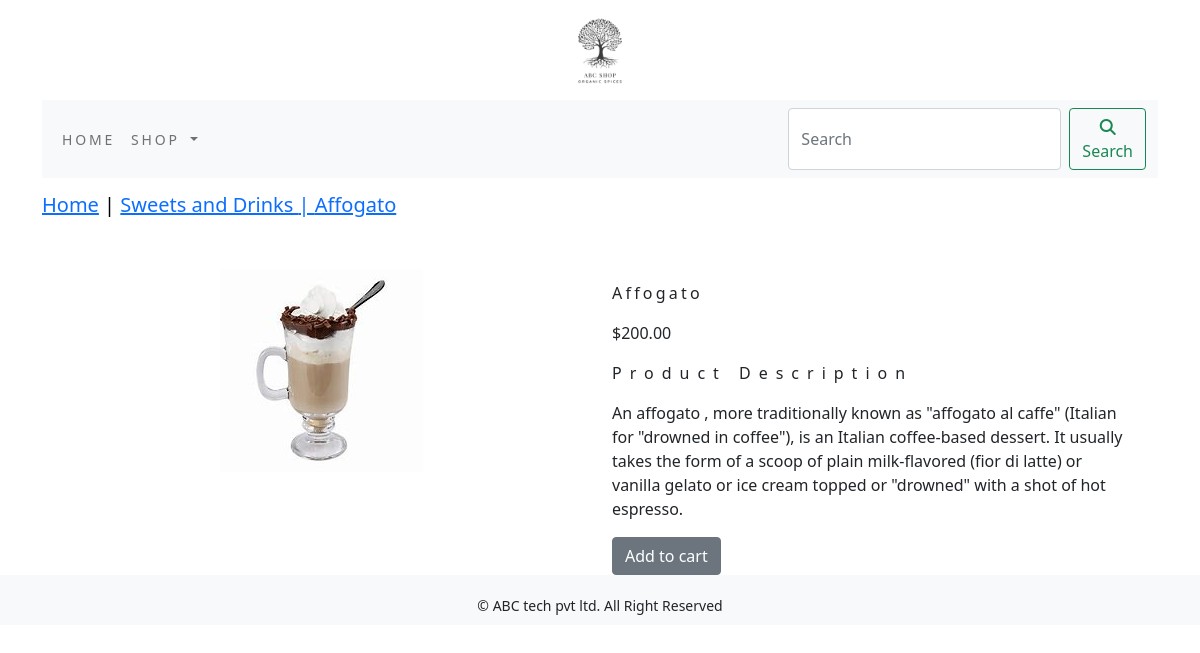
/shop/beans-sweets/coffee-filled-caramel/, run on the app's committed database.
### shop/models.py (models this page shows, shortened)
class Product(models.Model):
    name = models.CharField(max_length=250, unique=True)
    slug = models.SlugField(max_length=250, unique=True)
    description = models.TextField(blank=True)
    price = models.DecimalField(max_digits=10, decimal_places=2)
    category = models.ForeignKey(Category, on_delete=models.CASCADE)
    image = models.ImageField(upload_to='product', blank=True)
    stock = models.IntegerField()
    available = models.BooleanField(default=True)
    created = models.DateTimeField(auto_now_add=True)
    updated = models.DateTimeField(auto_now=True)
    class Meta:
        ordering = ('name',)
        verbose_name = 'product'
        verbose_name_plural = 'products'

class Category(models.Model):
    name = models.CharField(max_length=250, unique=True)
    slug = models.SlugField(max_length=250, unique=True)
    description = models.TextField(blank=True)
    image = models.ImageField(upload_to='category', blank=True)
    class Meta:
        ordering = ('name',)
        verbose_name = 'category'
        verbose_name_plural = 'categories'
    def get_url(self):
        return reverse('shop:products_by_category', args=[self.slug])
    def __str__(self):
        return '{}'.format(self.name)

### shop/views.py (the view)
# urls.py: path('<slug:c_slug>/<slug:product_slug>/', views.proDetail, name='prodCatDetail')
def proDetail(request, c_slug, product_slug):
    try:
        product = Product.objects.get(category__slug=c_slug, slug=product_slug)
    except Exception as e:
        raise e
    return render(request, 'product.html', {'product': product})

### cart/context_processors.py (called while the page is built)
def counter(request):
    item_count=0
    if 'admin'  in request.path:
        return {}
    else:
        try:
            cart=Cart.objects.filter(cart_id=_cart_id(request))
            cart_item=CartItem.objects.all().filter(cart=cart[:1])
            for cart_item in cart_item:
                item_count += cart_item.quantity
        except Cart.DoesNotExist:
            item_count=0
    return dict(item_count=item_count)

### cart/views.py (called while the page is built)
def _cart_id(request):
    cart = request.session.session_key
    if not cart:
        cart = request.session.create()
    return cart

### shop/context_processors.py (called while the page is built)
def menu_links(request):
    links = Category.objects.all()
    return dict(links=links)

### templates/product.html (shortened to what this page needs)
{% extends 'base.html' %}
{% load static %}
{% block content %}
<div class="row my_product_row_class">
    <div class="mx_auto">
        <h5><a href="{% url 'shop:allProdCat' %}">Home</a> | <a href="{{product.category.get_url}}">{{product.category}} | {{product.name}}</a></h5>
    </div>
</div>
<div class="container">
<br>
<div class="row">
    <div class="col-12 col-sm-12 col-md-12 col-lg-6 text-center">
        <div style="min-width:18rem;">
            <img src="{{product.image.url}}" alt="{{product.name}}">
        </div>
    </div>
        <div class="col-12 col-sm-12 col-md-6 col-lg-6">
            <div>
            <h1 class="my_prod_title">{{product.name}}</h1>
            <p>${{product.price}}</p>
            <p class="my_title">Product Description</p>
            <p class="text-justify my_prod_text">{{product.description}}</p>
            {% if product.stock <= 0 %}
            <p class="text-justify my_prod_text"><b>Out of stock</b></p>
            {% else %}
            <a class="btn btn-secondary" href="{% url 'cart:add_cart' product.id %}">Add to cart</a>
            {% endif %}
        </div>
    </div>
        </div>
    </div>
</div>
{% endblock %}

### static/css/custom.css (style rules this page uses)
body { font-family: 'Roboto', sans-serif; }
.my_title { font-size:16px; text_transform:uppercase; letter-spacing:0.5em; }
.my_product_row_class { padding-top:15px; padding-bottom:20px; }
.my_product_row_class .mx_auto { color:#000; font-size:12px; text-decoration:none; }
.my_prod_title { font-size:16px; text_transform:uppercase; letter-spacing:.2em; padding-top:15px; padding-bottom:10px; }
.my_prod_text { padding-right:20px; }

### data on the page
Product: category "Sweets and Drinks", name "Affogato", image (picture), price "200.00", description "An affogato , more traditionally known as \"affogato al caffe\" (Italian for \"drowned in coffee\"), is an Italian coffee-based dessert. It usually takes the form of a scoop of plain milk-flavored (fior di latte) or vanilla gelato or ice cream topped or \"drowned\" with a shot of hot espresso."
